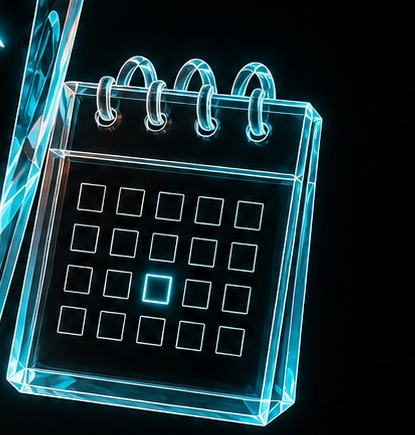
#> input picture Phonbot/assets/video/crop-tests/cal_hero_wide.jpg, 415 x 435 px
$ python -i render_chipy_crystal_reveal.py   (imports and definitions only)
#> lines starting #> are read from the running program, lines starting #| are printed output that depends on the picture
from __future__ import annotations

import math
import shutil
import subprocess
from pathlib import Path

from PIL import Image, ImageDraw, ImageFilter


W, H = 1920, 1080
FPS = 30
DURATION = 8.0
FRAMES = int(FPS * DURATION)
OUT_DIR = Path(r"C:\Users\pc105\Obsidian\Phonbot\assets\video")
FRAME_DIR = Path(r"C:\Users\pc105\AppData\Local\Temp\chipy-crystal-reveal-frames")
OUT_FILE = OUT_DIR / "chipy-crystal-reveal-v1.mp4"

ORANGE = (249, 115, 22)
CYAN = (6, 182, 212)
ICE = (180, 245, 255)
INK = (0, 0, 0)


def clamp(x: float, a = 0.0, b = 1.0) -> float:
    return max(a, min(b, x))


def smoothstep(x: float) -> float:
    x = clamp(x)
    return x * x * (3 - 2 * x)


# [5 lines left out: function ease_out_back, not called in this run]


def mix(a: float, b: float, p: float) -> float:
    return a + (b - a) * p


def rgba(c: tuple[int, int, int], a: int) -> tuple[int, int, int, int]:
    return (c[0], c[1], c[2], a)


# [30 lines left out: functions add_glow, line_glow, poly_glow, not called in this run]


def make_background() -> Image.Image:
    bg = Image.new("RGBA", (W, H), (2, 3, 4, 255))
    d = ImageDraw.Draw(bg, "RGBA")
    for r in range(960, 60, -35):
        a = int(16 * (1 - r / 980))
        d.ellipse((W // 2 - r, H // 2 - r, W // 2 + r, H // 2 + r), outline=(20, 35, 38, a), width=3)
    for i in range(18):
        x = int((i * 317) % W)
        y = int(70 + ((i * 149) % 660))
        d.ellipse((x, y, x + 2, y + 2), fill=(180, 245, 255, 18))
    d.ellipse((370, 885, 1040, 1165), fill=(249, 115, 22, 62))
    d.ellipse((880, 885, 1550, 1165), fill=(6, 182, 212, 58))
    return bg.filter(ImageFilter.GaussianBlur(1))
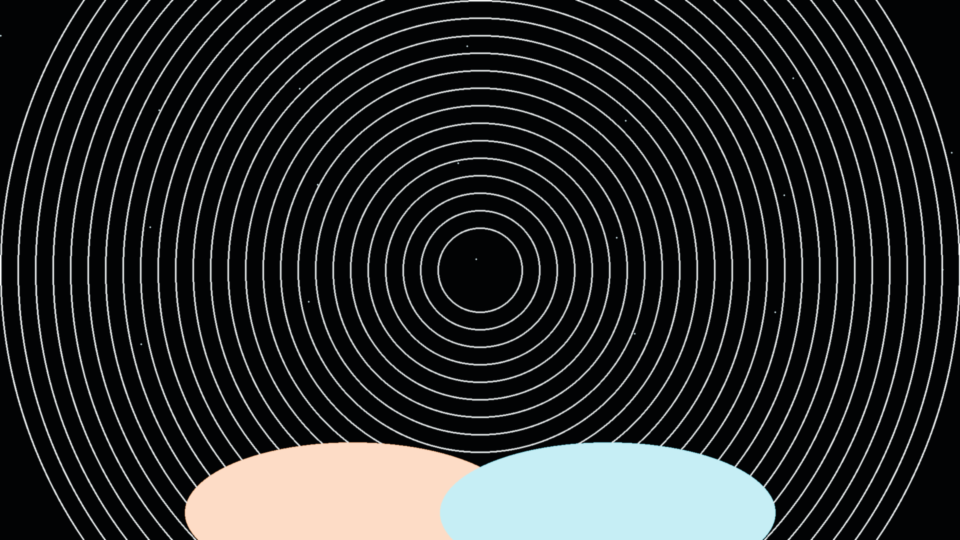
#> returned value: PIL image 1920x1080 RGBA (shown at 1/2 size); mean R, G, B, A 14.3, 19.6, 18.2, 218.2; transparent parts drawn white


BACKGROUND = make_background()


def tx(points, cx: float, sx: float, ox = 0.0, oy = 0.0):
    return [(cx + (x - cx) * sx + ox, y + oy) for x, y in points]


# [143 lines left out: functions draw_crystal, draw_calendar, make_phone_layer, draw_phone, draw_hair, draw_final_sheen, not called in this run]


def render_frame(i: int) -> Image.Image:
    t = i / FPS
    frame = BACKGROUND.copy()
    d = ImageDraw.Draw(frame, "RGBA")
    d.rectangle((0, 0, W, H), fill=(0, 0, 0, int(45 * (1 - smoothstep(t / 0.8)))))
    cx, bob = draw_crystal(frame, t)
    draw_calendar(frame, t)
    draw_phone(frame, t)
    draw_hair(frame, t, cx, bob)
    draw_final_sheen(frame, t)
    return frame.convert("RGB")


# [31 lines left out: function main, not called in this run]


# [2 lines not run here, left out]

>>> import cv2
>>> picture = cv2.imread('../assets/video/crop-tests/cal_hero_wide.jpg', cv2.IMREAD_GRAYSCALE)
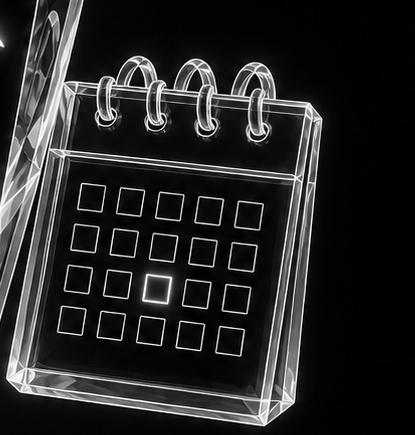
#> picture: shape (435, 415); min 0, max 255, mean 38.2
>>> result = render_frame(picture)
#> (the run stopped early here; a loop or call above may not have finished)

$ run again, on Phonbot/assets/video/crop-tests/cal_trip_mid.jpg
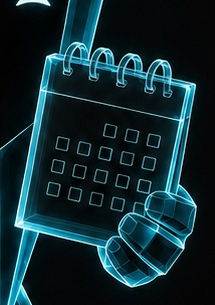
#> input picture Phonbot/assets/video/crop-tests/cal_trip_mid.jpg, 215 x 305 px
#> `picture = cv2.imread('../assets/video/crop-tests/cal_hero_wide.jpg', c..`:
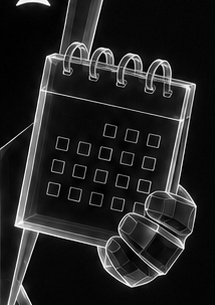
#> picture: shape (305, 215); min 0, max 255, mean 34.7

$ run again, on Phonbot/assets/video/crop-tests/cal_trip_right.jpg
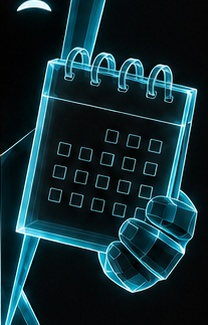
#> input picture Phonbot/assets/video/crop-tests/cal_trip_right.jpg, 208 x 325 px
#> `picture = cv2.imread('../assets/video/crop-tests/cal_hero_wide.jpg', c..`:
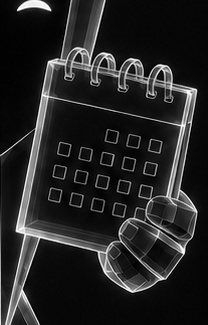
#> picture: shape (325, 208); min 0, max 255, mean 36.6

$ run again, on Phonbot/assets/video/crop-tests/phone_hero_wide.jpg
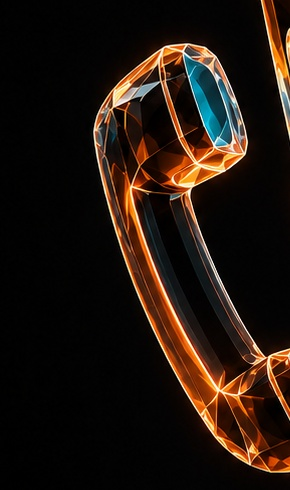
#> input picture Phonbot/assets/video/crop-tests/phone_hero_wide.jpg, 290 x 490 px
#> `picture = cv2.imread('../assets/video/crop-tests/cal_hero_wide.jpg', c..`:
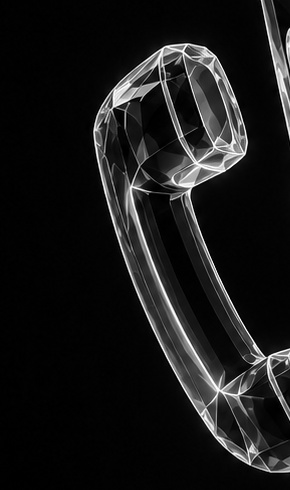
#> picture: shape (490, 290); min 0, max 255, mean 24.5
